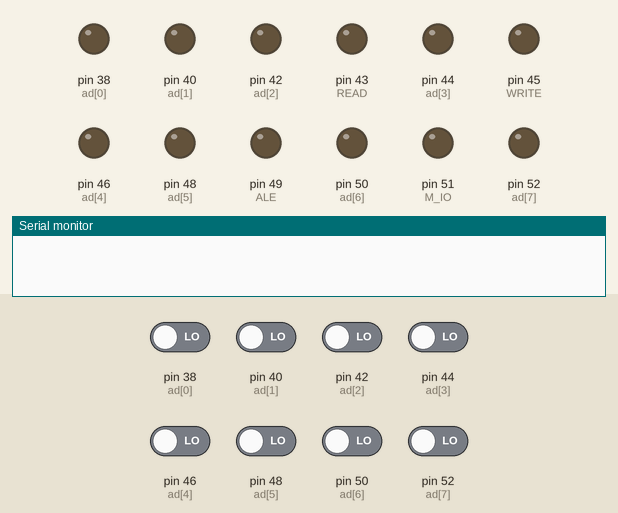
A sketch run on a simulated Arduino Mega 2560, built with avr-gcc and run on an emulated ATmega2560. On the bench: output pins drawn as LEDs (lit = HIGH), the last lines printed to the serial monitor. The inputs (shaded band) are chosen by the test bench; at power-on: pin 38 (ad[0]), pin 40 (ad[1]), pin 42 (ad[2]), pin 44 (ad[3]), pin 46 (ad[4]), pin 48 (ad[5]), pin 50 (ad[6]), pin 52 (ad[7]) LOW.

Above: at 0.1 s.
At 1.5 s:
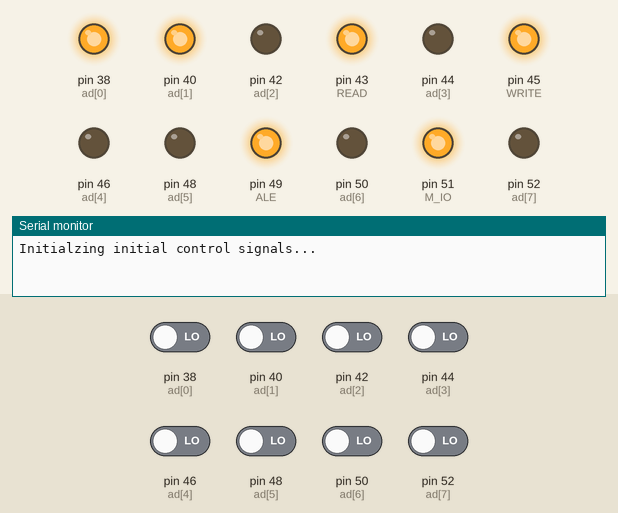
At 2.7 s:
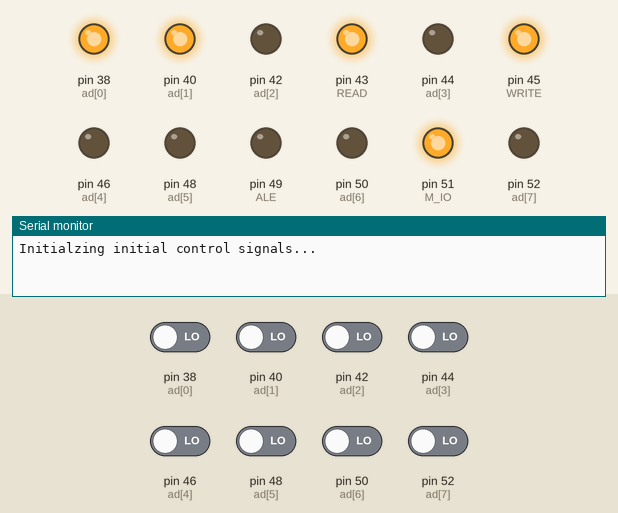
At 4.5 s:
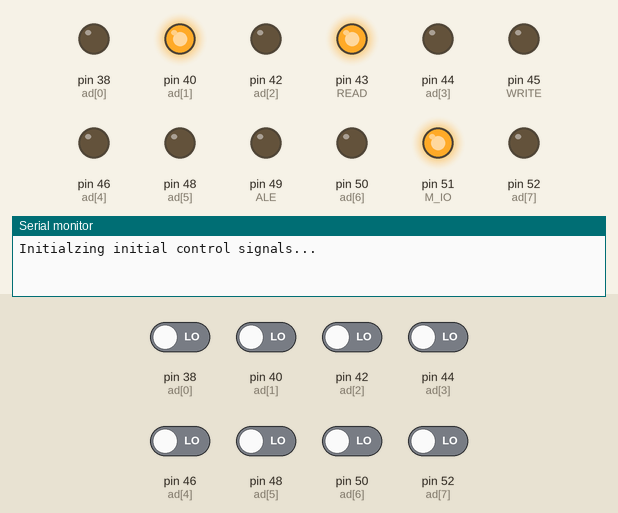
At 5.3 s:
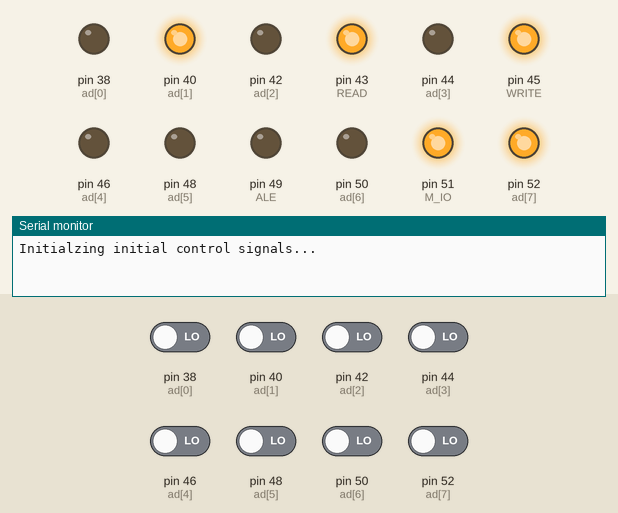
At 12.8 s:
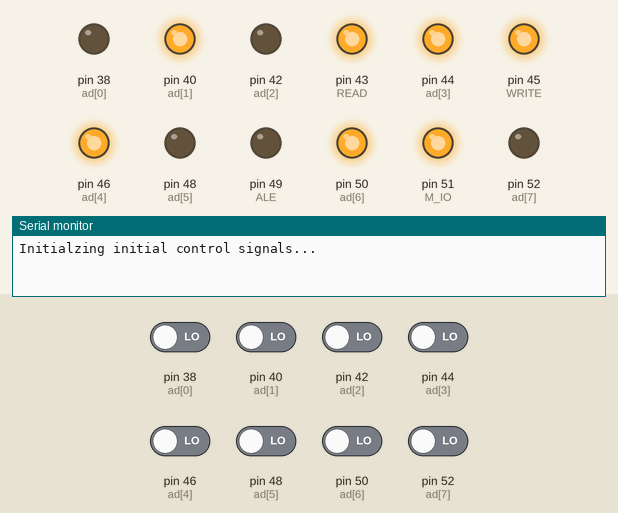
Timing chart, 0 to 14.3 s (numbered marks = the images above):
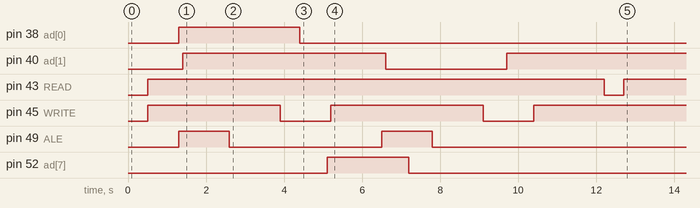

The sketch:

programmableIOinterface.ino
```cpp
#define INT 2
#define M_IO 51
#define ALE 49
#define WRITE 45
#define READ 43
int ad[8] = {38,40,42,44,46,48,50,52};

//reset control signals
void initialControl() {
  digitalWrite(ALE, LOW);
  digitalWrite(WRITE, HIGH);
  digitalWrite(READ, HIGH);
  digitalWrite(M_IO, HIGH);
}

//set pins to output
void pinOUT() {
  for (int i = 0; i < 8; i++) {
    pinMode(ad[i], OUTPUT);
    delay(100);
  }
}

//set pins to input
void pinIN() {
  for (int i = 0; i < 8; i++) {
    pinMode(ad[i], INPUT);
    delay(100);
  }
}

//select address location
void selectAddress(byte address) {
  pinOUT();
  digitalWrite(ALE, HIGH);
  //Address generation
  for(int i = 0; i < 8; i++) {
    digitalWrite(ad[i], bitRead(address, i));
    delay(100);
  }
  delay(500);
  digitalWrite(ALE, LOW);
  delay(500);
}

//write to IO
void IOWrite(byte data) {
  pinOUT();
  //ALE already low from selectAddress()
  digitalWrite(WRITE, LOW);
  delay(500);
  for(int i = 0; i < 8; i++) {
    digitalWrite(ad[i], bitRead(data, i));
    delay(100);
  }
  digitalWrite(WRITE, HIGH);
  delay(500);
}

byte IORead() {
  byte data = 0b00000000;
  pinIN();
  delay(500);
  digitalWrite(READ, LOW);
  // if (1), set that pin to 1, otherwise, leave as 0 (from byte data = 0x00)
  for (int i = 0; i < 8; i++) {
    if (digitalRead(ad[i])) {
      bitSet(data, i);
    }
  }
  delay(500);
  digitalWrite(READ, HIGH);
  delay(500);
  return data;
}


void setup() {
  // put your setup code here, to run once:
  Serial.begin(9600);
  delay(500);

  Serial.println("Initialzing initial control signals...");
  pinMode(ALE, OUTPUT);
  pinMode(WRITE, OUTPUT);
  pinMode(READ, OUTPUT);
  pinMode(M_IO, OUTPUT);
  initialControl();

  //CS, control register A1 = 1, A0 = 1
  //C = 0, B = 0, A = 0
  //A7 = 0, A6 = 0, A5 = 0, A4,3,2 on arduino connected to nothing, A1 = 1, A0 = 1 for control register
  selectAddress(0b00000011);
  //mode 0, port A out, port b in, port c don't care
  IOWrite(0b10000010);

  //CS, port A, A1 = 0, A0 = 0
  //C = 0, B = 0, A = 0
  //A7 = 0, A6 = 0, A5 = 0, A4,3,2 on arduino connected to nothing, A1 = 0, A0 = 0 for port A
  selectAddress(0b00000000);
  //write to port 5 0x55
  IOWrite(0x5A); //


  byte portB_data = IORead();
  Serial.println("Value of B: ");
  Serial.print(portB_data, BIN);

}

void loop() {
  // put your main code here, to run repeatedly:

}
```
